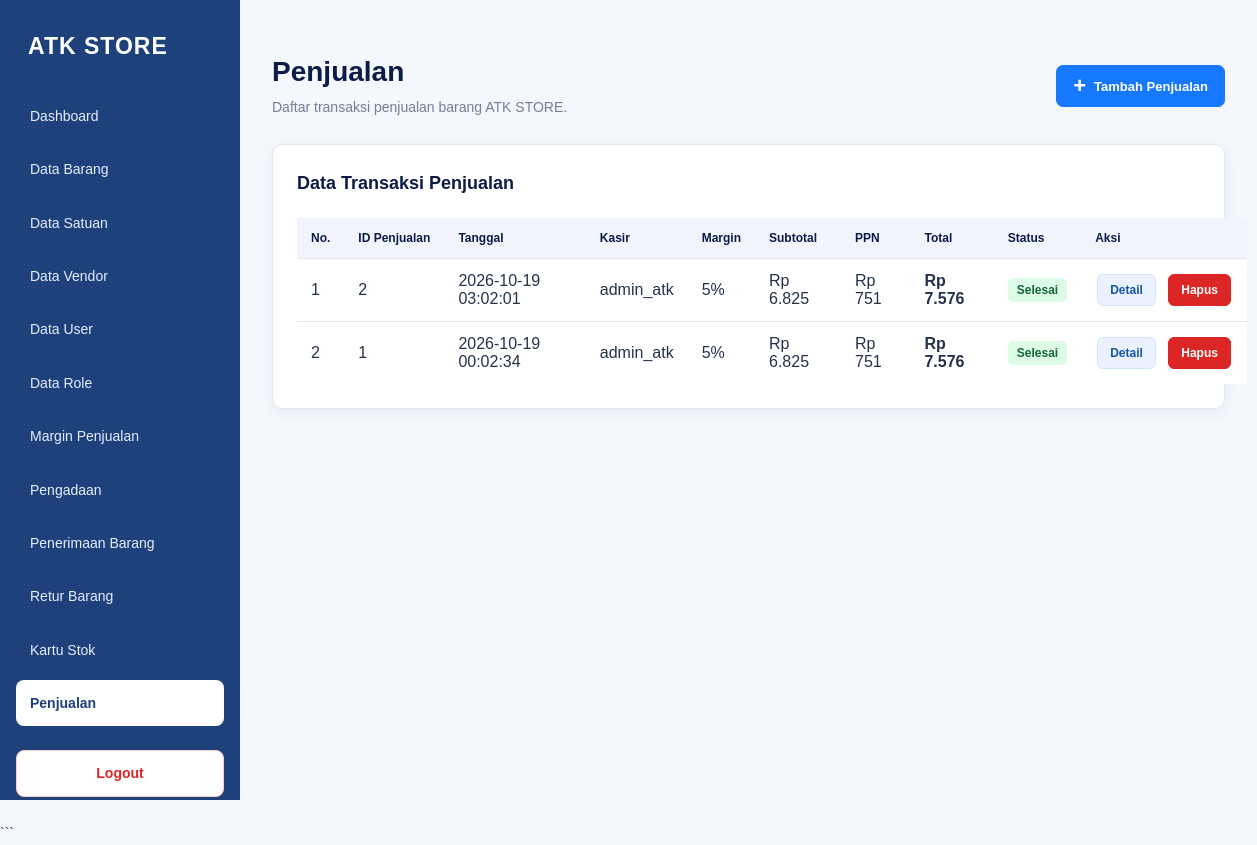
The page /data_penjualan.php (signed in) on the database its author committed.
### tables this page shows
CREATE TABLE `penjualan` (
  `idpenjualan` int(11) NOT NULL,
  `created_at` timestamp NOT NULL DEFAULT current_timestamp(),
  `subtotal_nilai` int(11) NOT NULL,
  `ppn` int(11) NOT NULL,
  `total_nilai` int(11) NOT NULL,
  `iduser` int(11) NOT NULL,
  `idmargin_penjualan` int(11) NOT NULL,
  `status` tinyint(4) NOT NULL,
  `updated_at` timestamp NOT NULL DEFAULT current_timestamp() ON UPDATE current_timestamp()
);

CREATE TABLE `user` (
  `iduser` int(11) NOT NULL,
  `username` varchar(45) DEFAULT NULL,
  `password` varchar(100) DEFAULT NULL,
  `idrole` int(11) DEFAULT NULL
);

CREATE TABLE `margin_penjualan` (
  `idmargin_penjualan` int(11) NOT NULL,
  `created_at` timestamp NULL DEFAULT NULL,
  `persen` double DEFAULT NULL,
  `status` tinyint(4) DEFAULT NULL,
  `iduser` int(11) DEFAULT NULL,
  `updated_at` timestamp NULL DEFAULT NULL
);

### data_penjualan.php (the view, shortened to what this page needs)
<?php
require 'config/database.php';
$sql = "SELECT
            p.idpenjualan,
            p.created_at,
            p.subtotal_nilai,
            p.ppn,
            p.total_nilai,
            p.status,
            p.updated_at,
            u.username,
            mp.persen
        FROM penjualan AS p
        LEFT JOIN user AS u
            ON p.iduser = u.iduser
        LEFT JOIN margin_penjualan AS mp
            ON p.idmargin_penjualan = mp.idmargin_penjualan
        ORDER BY p.idpenjualan DESC";
$stmt = $pdo->query($sql);
$dataPenjualan = $stmt->fetchAll(PDO::FETCH_ASSOC);
function rupiahPenjualan($nilai)
{
    return 'Rp ' . number_format((float) $nilai, 0, ',', '.');
}
function statusPenjualan($status)
{
    switch ((string) $status) {
        case '1':
            return 'Selesai';
    }
}
?>
<!DOCTYPE html>
<html lang="id">
<head>
    <link rel="stylesheet" href="assets/style.css?v=100">
</head>
<body>
<?php require 'includes/sidebar.php'; ?>
<main class="main-content">
    <header class="page-header">
        <div>
            <h1>Penjualan</h1>
            <p>Daftar transaksi penjualan barang ATK STORE.</p>
        </div>
        <a href="tambah_penjualan.php" class="btn btn-primary">
            <span class="plus">+</span> Tambah Penjualan
        </a>
    </header>
    <section class="card">
        <div class="card-header">
            <h2>Data Transaksi Penjualan</h2>
        </div>
        <div class="table-wrapper">
            <table class="tabel-penjualan">
                <thead>
                    <tr>
                        <th>No.</th>
                        <th>ID Penjualan</th>
                        <th>Tanggal</th>
                        <th>Kasir</th>
                        <th>Margin</th>
                        <th>Subtotal</th>
                        <th>PPN</th>
                        <th>Total</th>
                        <th>Status</th>
                        <th>Aksi</th>
                    </tr>
                </thead>
                <tbody>
                <?php if (count($dataPenjualan) > 0): ?>
                    <?php foreach ($dataPenjualan as $i => $penjualan): ?>
                        <tr>
                            <td>
                                <?= $i + 1 ?>
                            </td>
                            <td>
                                <?= (int) $penjualan['idpenjualan'] ?>
                            </td>
                            <td>
                                <?= htmlspecialchars(
                                    $penjualan['created_at'] ?? '-',
                                    ENT_QUOTES,
                                    'UTF-8'
                                ) ?>
                            </td>
                            <td>
                                <?= htmlspecialchars(
                                    $penjualan['username'] ?? '-',
                                    ENT_QUOTES,
                                    'UTF-8'
                                ) ?>
                            </td>
                            <td>
                                <?= htmlspecialchars(
                                    (string) ($penjualan['persen'] ?? '-'),
                                    ENT_QUOTES,
                                    'UTF-8'
                                ) ?><?= $penjualan['persen'] !== null ? '%' : '' ?>
                            </td>
                            <td>
                                <?= rupiahPenjualan(
                                    $penjualan['subtotal_nilai']
                                ) ?>
                            </td>
                            <td>
                                <?= rupiahPenjualan(
                                    $penjualan['ppn']
                                ) ?>
                            </td>
                            <td>
                                <strong>
                                    <?= rupiahPenjualan(
                                        $penjualan['total_nilai']
                                    ) ?>
                                </strong>
                            </td>
                            <td>
                                <span class="status-penjualan <?= (string) $penjualan['status'] === '0' ? 'batal' : '' ?>">
                                    <?= htmlspecialchars(
                                        statusPenjualan(
                                            $penjualan['status']
                                        ),
                                        ENT_QUOTES,
                                        'UTF-8'
                                    ) ?>
                                </span>
                            </td>
                            <td class="aksi-penjualan">
                                <a
                                    href="detail_penjualan.php?id=<?= (int) $penjualan['idpenjualan'] ?>"
                                    class="btn btn-edit"
                                >
                                    Detail
                                </a>
                                <form
                                    action="hapus_penjualan.php"
                                    method="POST"
                                    class="form-hapus-penjualan"
                                >
                                    <button
                                        type="button"
                                        class="btn btn-hapus"
                                        onclick="bukaModalHapus(this)"
                                    >
                                        Hapus
                                    </button>
                                </form>
                            </td>
                        </tr>
                    <?php endforeach; ?>
                <?php endif; ?>
                </tbody>
            </table>
        </div>
    </section>
</main>
</body>
</html>

### assets/style.css (style rules this page uses)
:root { --navy: #0c1b48; --sidebar: #1e407b; --sidebar-hover: #2f5fa5; --primary: #1677ff; --primary-hover: #0f5fd1; --background: #f4f7fc; --white: #ffffff; --text: #24324b; --muted: #718096; --border: #e2e8f0; --danger: #dc2626; --danger-hover: #b91c1c; --radius: 10px; --shadow: 0 4px 16px rgba(12, 27, 72, 0.06); }
* { box-sizing: border-box; }
html { min-height: 100%; }
body { margin: 0; font-family: Arial, Helvetica, sans-serif; font-size: 14px; line-height: 1.6; color: var(--text); background: var(--background); }
a { color: inherit; text-decoration: none; }
button, input, select, textarea { font: inherit; }
.main-content { min-height: 100vh; margin-left: 240px; padding: 32px; }
.page-header { display: flex; justify-content: space-between; align-items: center; gap: 20px; margin-bottom: 26px; }
.page-header h1 { margin: 0 0 5px; color: var(--navy); font-size: 28px; font-weight: 750; line-height: 1.3; }
.page-header p { margin: 0; color: var(--muted); font-size: 14px; }
.card { margin-bottom: 24px; padding: 24px; background: var(--white); border: 1px solid var(--border); border-radius: var(--radius); box-shadow: var(--shadow); }
.card-header { display: flex; justify-content: space-between; align-items: center; gap: 16px; margin-bottom: 20px; }
.card-header h2 { margin: 0; color: var(--navy); font-size: 18px; font-weight: 700; }
.btn { display: inline-flex; justify-content: center; align-items: center; gap: 6px; padding: 9px 16px; border: 1px solid transparent; border-radius: 7px; cursor: pointer; font-size: 13px; font-weight: 700; line-height: 1.5; text-align: center; white-space: nowrap; transition: background 0.2s ease, border-color 0.2s ease; }
.btn-primary { color: var(--white); background: var(--primary); border-color: var(--primary); }
.plus { display: inline-block; margin-right: 2px; font-size: 22px; font-weight: 700; line-height: 1; vertical-align: middle; }
.btn-edit { display: inline-flex; justify-content: center; align-items: center; padding: 6px 12px; color: #1554a5; background: #eaf2ff; border: 1px solid #d4e4ff; border-radius: 6px; font-size: 12px; font-weight: 700; }
.btn-hapus { display: inline-flex; justify-content: center; align-items: center; padding: 6px 12px; color: var(--white); background: var(--danger); border: 1px solid var(--danger); border-radius: 6px; cursor: pointer; font-size: 12px; font-weight: 700; }
table { width: 100%; border-collapse: collapse; background: var(--white); }
thead { background: #f1f5fb; }
th { padding: 13px 14px; color: var(--navy); border-bottom: 1px solid var(--border); font-size: 12px; font-weight: 800; text-align: left; white-space: nowrap; }
td { padding: 13px 14px; color: var(--text); border-bottom: 1px solid var(--border); vertical-align: middle; }
tbody tr:last-child td { border-bottom: none; }
td .btn-edit, td .btn-hapus { margin: 2px; }
td form { display: inline-block; margin: 0; }

### data_penjualan.php (style rules this page uses)
.status-penjualan { display: inline-block; padding: 5px 9px; border-radius: 5px; background: #dcfce7; color: #166534; font-size: 12px; font-weight: 600; white-space: nowrap; }
.aksi-penjualan { white-space: nowrap; }
.aksi-penjualan form { display: inline; margin-left: 4px; }
.tabel-penjualan { min-width: 950px; }

### rows shown on the page
penjualan: idpenjualan "2", created_at "2026-10-19 03:02:01", iduser.username "admin_atk", idmargin_penjualan.persen "5", subtotal_nilai "Rp 6.825", ppn "Rp 751", total_nilai "Rp 7.576", status "Selesai"
penjualan: idpenjualan "1", created_at "2026-10-19 00:02:34", iduser.username "admin_atk", idmargin_penjualan.persen "5", subtotal_nilai "Rp 6.825", ppn "Rp 751", total_nilai "Rp 7.576", status "Selesai"
